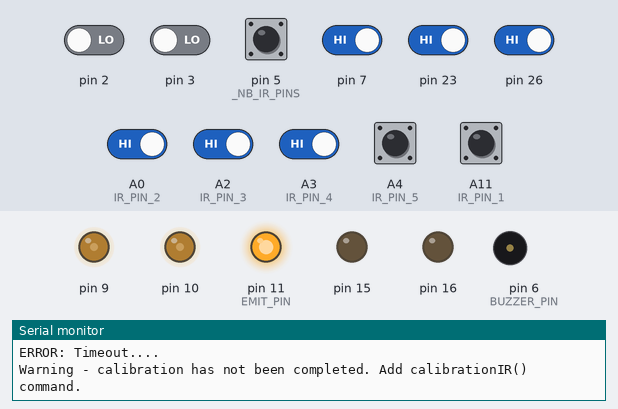
Bench run of a sketch on a simulated Arduino Mega 2560, built with avr-gcc and run on an emulated ATmega2560. Shown: output pins drawn as LEDs (lit = HIGH), buzzer (waves = sounding), the last lines printed to the serial monitor. The test bench sets the inputs (shaded band); at power-on: A0 (IR_PIN_2), A2 (IR_PIN_3), A3 (IR_PIN_4), A4 (IR_PIN_5), A11 (IR_PIN_1), pin 5 (_NB_IR_PINS), pin 7, pin 23, pin 26 HIGH, pin 2, pin 3 LOW.

Above: at 18.2 s.
18.3 s: A0 (IR_PIN_2) driven LOW
21.3 s: A0 (IR_PIN_2) driven HIGH
24.3 s: A2 (IR_PIN_3) driven LOW
At 24.95 s:
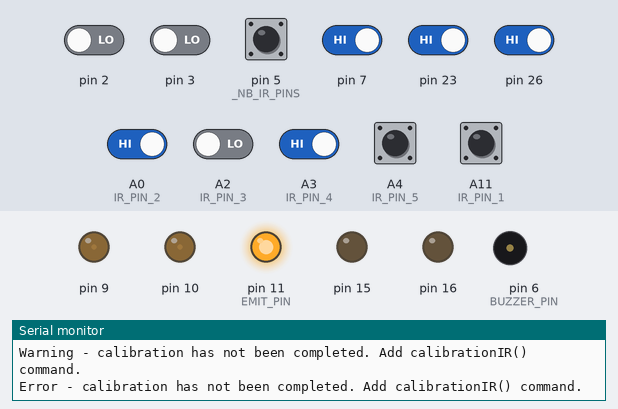
27.3 s: A2 (IR_PIN_3) driven HIGH
30.3 s: A3 (IR_PIN_4) driven LOW
At 30.63 s:
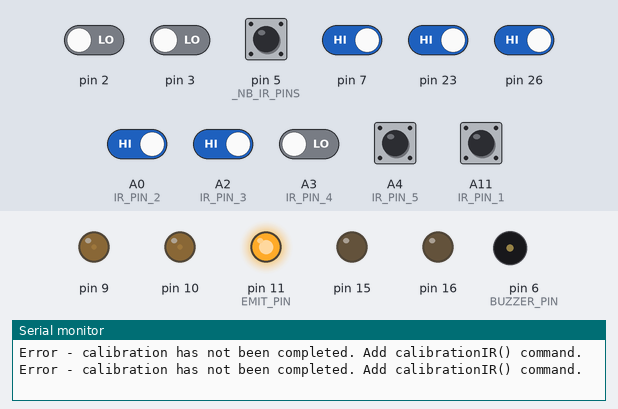
33.3 s: A3 (IR_PIN_4) driven HIGH
Timing chart, 0 to 36.8 s (numbered marks = the images above; inputs shaded):
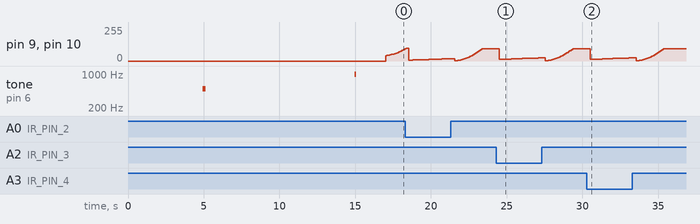

Measured:
- after the input at 24.3 s, pin 9, pin 10: 92/255 → 13/255 after 0.22 s, → 14/255 0.25 s later, → 15/255 0.35 s later, → 16/255 0.18 s later, … (12 changes in this stretch)
- after the input at 30.3 s, pin 9, pin 10: 92/255 → 13/255 after 0.21 s, → 14/255 0.25 s later, → 15/255 0.35 s later, → 16/255 0.18 s later, … (12 changes in this stretch)

The sketch:

Follow_the_line_v1.ino
```cpp
/*Follow the Line!
   Version 1 Solution to the line-following challenge
   03/11/2021
   Henry Hickson
*/

//Include relevent class files
#include "encoders.h"
#include "motors_v2.h"
#include "pid.h"
#include "kinematics_v2.h"
#include "IRSense.h"

//Setup relevent classes
Motors_c motors;
PID_c pidl;
PID_c pidr;
PID_c pidtheta;
PID_c pidline;
Kinematics_c kinematics;
IRSense linesensor;

//Motor parameters
int MAX_SPEED = 100;
int MIN_SPEED = -1;
float lpwm = 20;
float rpwm = 20;
float pwm_norm = 15;
int targetspeed = 4;

//Time parameters
unsigned long current_time = millis();
unsigned long timestep = 20;
unsigned long oldtime = 0;

//Kinematics parameters
long countnow_e0;
long countnow_e1;
long countold_e0 = 0;
long countold_e1 = 0;
float phir;                //radians right wheel turned per timestep
float phil;                //radians left wheel turned per timestep
float omegar;              //radians per second right wheel turned per timestep
float omegal;              //radians per second left wheel turned per timestep

//Wheel parameters
int wheel_r = 32 / 2;      //mm wheel radius - needs measuring to confirm
int l = 43;                //mm distance between wheel centrelines - needs measuring to confirm
float cpr = 358.3;         //counts per rev from pololu documentation
float radpc = (2 * PI) / cpr; //radians per count

//PID parameters
float speed_demand = 0;
float angle_demand = 0;
float PID_r;
float PID_l;
float PID_theta;
float PID_line;
float K_P_motor = 0.3;
float K_I_motor = 0.001;
float K_D_motor = 10;
float K_P_theta = 2;
float K_I_theta = 0.001;
float K_D_theta = 1;
float K_P_line = 30;
float K_I_line = 0.01;
float K_D_line = 0;

//Linesensor Parameters
byte sensor_select = 3;
byte EMIT_STATE = 1;
int IR_time_out = 5000;
float IR_output[5];
bool line_stat = false;
float gain = 50;
float IR_sensitivity = 0.01;

//FSM Parameters
int state = 1;
int line_gap = 12; //Length of the gap in the line challenge
float max_x_global = 1000; //Distance that the end is from the start
float x_local = 0;


void setup() {
  Serial.begin(9600);

  //Initiate classes
  motors.initiate(MIN_SPEED, MAX_SPEED);

  pidl.initiate();
  pidr.initiate();
  pidtheta.initiate();
  pidline.initiate();

  setupEncoder0();
  setupEncoder1();

  linesensor.initiate(sensor_select, EMIT_STATE, IR_time_out);
  linesensor.calibrateIR();
  delay(2000);
  resetpid();
}

void loop() {
  if (millis() - current_time > timestep) {
    kinematics.updateposition();
    updatestate();
    current_time = millis();
  }
}

void updatestate() {
  /*A function to update the Finite State Machine for the line following challenge.
    State 1: Find the line
    State 2: Follow the line
    State 3: Lost the line - re-find the line
    State 4: Lost the line - go home
    State 5: Found home - stop
  */
  if (state == 1) {
    findtheline();

  } else if (state == 2) {
    followtheline(gain, IR_sensitivity);
    linesensor.IRread(IR_output);

    if (IR_output[1] < 0.1 && IR_output[2] < 0.2 && IR_output[3] < 0.2 && kinematics.x_global < max_x_global) {
      resetpid();
      x_local = 0;
      state = 3;
    } else if (IR_output[1] < 0.2 && IR_output[2] < 0.2 && IR_output[3] < 0.2 && kinematics.x_global >= max_x_global) {
      resetpid();
      state = 4;
    }

  } else if (state == 3) {
      findtheline();
      kinematics.updateposition();
      x_local = x_local + kinematics.x_local;

    if (x_local > line_gap) {
      kinematics.updateposition();
      turntoangle(kinematics.theta - PI, 0.05);
      state = 1;
    }

  } else if (state == 4) {
    kinematics.updateposition();
    float homeangle = PI + (atan2(kinematics.y_global, kinematics.x_global));

    motors.stopMotors();
    resetpid();
    turntoangle(homeangle, 0.01);
    lpwm = pwm_norm;
    rpwm = pwm_norm;
    motors.setMotorPower(pwm_norm, pwm_norm);

    resetpid();
    state = 5;

  } else if  (state == 5) {
    while (kinematics.x_global > 0) {
      kinematics.updateposition();
      moveforward(targetspeed+10);
      delay(20);
    }
    motors.stopMotors();
  }

}

void findtheline() {
  /* Function to find the line in the initial instance
  */
  moveforward(targetspeed);
  linesensor.IRread(IR_output);
  if (IR_output[1] > 0.3 || IR_output[2] > 0.3 || IR_output[3] > 0.3) {
    followtheline(gain, IR_sensitivity);
    state = 2;
  }
}

void moveforward(int omega_target) {
  /* Function that uses motor PID controllers to ensure movement in a straight line
      Depenencies:
      - motors_v2.h
      - PID.h
  */
  updateomega();
  PID_r = pidr.update_pid(omega_target, omegar, K_P_motor, K_I_motor, K_D_motor);
  PID_l = pidl.update_pid(omega_target, omegal, K_P_motor, K_I_motor, K_D_motor);
  lpwm = lpwm + PID_l;
  rpwm = rpwm + PID_r;
  motors.setMotorPower(lpwm, rpwm);
}

void followtheline(float gain, float IR_sensitivity) {
  /* Function to follow a dark line on a lighter surface.
     The function identifies when the robot is moving away from the line, and adjusts
     motor power to reposition. Forward movement is included. pwm_norm must be set globally.
     Dependancies:
     - IRSense.h
     - motors_v2.h
     - PID.h
  */
  float e_l = linesensor.eline(); //weighted error from left to right side
  updateomega();
  PID_line = pidline.update_pid(0, e_l, K_P_line, K_I_motor, K_D_motor);
  PID_r = pidr.update_pid(targetspeed + PID_line*targetspeed, omegar, K_P_motor, K_I_motor, K_D_motor);
  PID_l = pidl.update_pid(targetspeed - PID_line*targetspeed, omegal, K_P_motor, K_I_motor, K_D_motor);
  rpwm = PID_r;
  lpwm = PID_l;
  motors.setMotorPower(lpwm, rpwm);
}

void turntoangle(float angle, float sensitivity) {
  /* Function to turn to a specific angle in the global coordinate system.
     This function matches an angle (in radians) to a given sensitivity.
     Dependancies:
     - kinematics_v2.h
     - motors_v2.h
     - PID.h - three PID controllers needed - heading, left wheel, right wheel
  */
  kinematics.updateposition();

  while (kinematics.theta < (angle - sensitivity) || kinematics.theta > (angle + sensitivity)) {
    if (millis() - current_time > 20) {
      kinematics.updateposition();
      PID_theta = pidtheta.update_pid(angle, kinematics.theta, K_P_theta, K_I_theta, K_D_theta);

      updateomega();
      PID_r = pidr.update_pid(0, (omegar + PID_theta), K_P_motor, K_I_motor, K_D_motor);
      PID_l = pidl.update_pid(0, (omegal - PID_theta), K_P_motor, K_I_motor, K_D_motor);
      lpwm = lpwm + PID_l;
      rpwm = rpwm + PID_r;
      motors.setMotorPower(lpwm, rpwm);

      current_time = millis();
    }
  }
  lpwm = pwm_norm;
  rpwm = pwm_norm;
}

void updateomega() {
  countnow_e0 = count_e0;
  countnow_e1 = count_e1;
  unsigned long timenow = millis();

  phir = (countnow_e0 - countold_e0) * radpc;
  phil = (countnow_e1 - countold_e1) * radpc;
  omegar = (phir / (timenow - oldtime)) * 1000;
  omegal = (phil / (timenow - oldtime)) * 1000;

  countold_e0 = countnow_e0;
  countold_e1 = countnow_e1;
  oldtime = timenow;
}

void resetpid() {
  pidtheta.resetvariables();
  pidr.resetvariables();
  pidl.resetvariables();
  lpwm = 0;
  rpwm = 0;
}
```

IRSense.h
```cpp
/*Class file for Pololu IR Sensor Control - v2
Author: Henry Hickson
Date: 14/10/21
References: Robotic Systems Lab Sheet 3 / 4
Notes:
- Updated to include calibration 14/10/21
- IR sensors work through a capacitor discharge method
- The capacitor is first loaded with charge (digitalWrite HIGH)
- It then discharges at a rate determined by the IR sensor
- More IR light, faster discharge
- There is a discharge threshold of 1.5v, at which point the digital switches to LOW
- This is analogue to digital conversion
- By measuring time taken to switch, we have a measure of IR reflected

Calibration:
- This works through the use of the IR read:
- The robot reads 50 values on the floor, then beeps
- On the first beep, the user should move the three sensors to over the line
- It will read 50 values on the line then beep again
- After the second beep it does the maths to produce si and bi
- the readings are then calibrated by minusing the bi (the baseline) and then multiplying by
  si

To initiate the user must first specify the following:
- Sensor_select - choose option 1, 2 or 3 for amount of sensors to use
- EMIT_STATE - turn IR LEDs on or off
- time_out - time out time on readings

Outputting e_l:
- e_l is a weighting from -1 to 1 which is the weighting of IR left to right of the front three IRs

Outputting direct readings:
- it is also possible to output direct readings for each sensor
- An input must be provided for this! An array of size 5 :)
*/

#ifndef _IRSense_h
#define _IRSense_h

class IRSense {
   public:
       #include "buzz.h"
       buzz buzz;

       #define IR_PIN_1 A11
       #define IR_PIN_2 A0
       #define IR_PIN_3 A2
       #define IR_PIN_4 A3
       #define IR_PIN_5 A4
       #define EMIT_PIN 11

       //Setup IR reading parameters
       byte _NB_IR_PINS = 5;
       int _IR_output[5];
       int _time_out;
       int ls_pin[5];
       unsigned long end_time[5];
       byte which;

       //Setup Calibration parameters:
       float _IR_calibrated[5];
       float _si[3]; //Currently calibration only works for the front three
       float _bi[3];
       int n = 50; //Number of datapoints for calibration

      IRSense() {
      }

      void initiate(byte sensor_select, byte EMIT_STATE, int time_out) {

          if(sensor_select == 1) {
            ls_pin[0] = IR_PIN_1;
            ls_pin[4] = IR_PIN_5;
            Serial.println("Outer sensors only ready to go");
          } else if (sensor_select == 2) {
            ls_pin[1] = IR_PIN_2;
            ls_pin[2] = IR_PIN_3;
            ls_pin[3] = IR_PIN_4;
            Serial.println("Inner sensors only ready to go");
          } else if (sensor_select == 3) {
            ls_pin[0] = IR_PIN_1;
            ls_pin[1] = IR_PIN_2;
            ls_pin[2] = IR_PIN_3;
            ls_pin[3] = IR_PIN_4;
            ls_pin[4] = IR_PIN_5;
            Serial.println("All sensors ready to go.");
          } else {
            Serial.println("Error: Sensor select must be 1 (outer sensors only), 2 (middle sensors only) or 3 (all sensors)");
            return;
          }

          _time_out = time_out;

          pinMode(11,OUTPUT);
          if (EMIT_STATE == 0 || EMIT_STATE == 1) {
            digitalWrite(11,EMIT_STATE);
          } else {
            Serial.println("Error: EMIT_STATE must be 0 (IR LED switched off) or 1 (IR LED switched on)");
          }
      }


      void calibrateIR() {
        int floor_IR_1[n];
        int floor_IR_2[n];
        int floor_IR_3[n];
        for (int i = 0; i < n; i++) {
          _IRread();
          floor_IR_1[i] = _IR_output[1];
          floor_IR_2[i] = _IR_output[2];
          floor_IR_3[i] = _IR_output[3];
        }
        Serial.println("Floor_done - move to line");
        buzz.beep_once(1000);
        delay(5000);

        //2 Move to line surface (the line) and repeat
        int line_IR_1[n];
        int line_IR_2[n];
        int line_IR_3[n];
        for (int i = 0; i < n; i++) {
          _IRread();
          line_IR_1[i] = _IR_output[1];
          line_IR_2[i] = _IR_output[2];
          line_IR_3[i] = _IR_output[3];
        }
        Serial.println("Line done");
        buzz.beep_once(500);

        //3 Derive the offset bias from the minimum white light reading
        _bi[0] = minarray(floor_IR_1);
        _bi[1] = minarray(floor_IR_2);
        _bi[2] = minarray(floor_IR_3);

        //4 Derive the scaling factor from the reading range (difference between min and max readings)
        _si[0] = 1.0000/(average(line_IR_1)-average(floor_IR_1));
        _si[1] = 1.0000/(average(line_IR_2)-average(floor_IR_2));
        _si[2] = 1.0000/(average(line_IR_3)-average(floor_IR_3));
      }


      //This function needs an input - a globally defined array of length 5. This will then be populated and
      //passed back.
      float* IRread(float ARRAY[5]) {
           bool done = false;
           unsigned long start_time = micros();

           for (which = 0; which < _NB_IR_PINS; which++) {
            if (ls_pin[which] != 0) {
                pinMode(ls_pin[which], OUTPUT);
                digitalWrite(ls_pin[which], HIGH);
                pinMode(ls_pin[which], INPUT);
                end_time[which] = start_time;
            }
           }

           delayMicroseconds(10);

           while (done == false) {
            for (which = 0; which < _NB_IR_PINS; which++) {
                if (digitalRead(ls_pin[which]) == 0 && end_time[which] == start_time) {
                    end_time[which] = micros();
                }
            }

            if (end_time[0] != start_time && end_time[1] != start_time && end_time[2] != start_time && end_time[3] != start_time && end_time[4] != start_time) {
             done=true;
            }

            if ((micros()-start_time) >= _time_out) {
             Serial.println("ERROR: Timeout....");
             done=true;
            }
           }

           //Check for calibration of forward sensors
           if (_bi[0] == 0) {
            Serial.println("Warning - calibration has not been completed. Add calibrationIR() command.");
            ARRAY[1] = (end_time[1]-start_time);
            ARRAY[2] = (end_time[2]-start_time);
            ARRAY[3] = (end_time[3]-start_time);
           }
           else {
            ARRAY[1] = (end_time[1]-start_time - _bi[0])*_si[0];
            ARRAY[2] = (end_time[2]-start_time - _bi[1])*_si[1];
            ARRAY[3] = (end_time[3]-start_time - _bi[2])*_si[2];
           }

           //Populate other IR sensor values
           ARRAY[0] = (end_time[0]-start_time);
           ARRAY[4] = (end_time[4]-start_time);

           return ARRAY;
        }


      //This is an internal IRread function, it is used within this class only, hence the underscore
      //The function is the same as the one above apart from it populates a class specific array and not a global one
      //This is then calibrated as per the calibration sequence
      int _IRread() {
           bool done = false;
           unsigned long start_time = micros();

           for (which = 0; which < _NB_IR_PINS; which++) {
            if (ls_pin[which] != 0) {
                pinMode(ls_pin[which], OUTPUT);
                digitalWrite(ls_pin[which], HIGH);
                pinMode(ls_pin[which], INPUT);
                end_time[which] = start_time;
            }
           }

           delayMicroseconds(10);

           while (done == false) {
            for (which = 0; which < _NB_IR_PINS; which++) {
                if (digitalRead(ls_pin[which]) == 0 && end_time[which] == start_time) {
                    end_time[which] = micros();
                }
            }

           if (end_time[0] != start_time && end_time[1] != start_time && end_time[2] != start_time && end_time[3] != start_time && end_time[4] != start_time) {
             done=true;
           }

           if ((micros()-start_time) >= _time_out) {
             Serial.println("ERROR: Timeout....");
             done=true;
           }
           }

           _IR_output[0] = (end_time[0]-start_time);
           _IR_output[1] = (end_time[1]-start_time);
           _IR_output[2] = (end_time[2]-start_time);
           _IR_output[3] = (end_time[3]-start_time);
           _IR_output[4] = (end_time[4]-start_time);

           if (_bi[0] == 0) {
            Serial.println("Error - calibration has not been completed. Add calibrationIR() command.");
           }
           else {
            _IR_calibrated[1] = (_IR_output[1] - _bi[0])*_si[0];
            _IR_calibrated[2] = (_IR_output[2] - _bi[1])*_si[1];
            _IR_calibrated[3] = (_IR_output[3] - _bi[2])*_si[2];
           }
        }


        //eline() returns a weighted line value for the front three sensors, this is useful for line following
        float eline() {
          if (_bi[0] == 0) {
            Serial.println("Error - calibration has not been completed. Add calibrationIR() command.");
           }
           else {
            _IRread();
            float total_activation = _IR_calibrated[1] + _IR_calibrated[2] + _IR_calibrated[3]; //Total of three forward sensor reading
            float w_L = (_IR_calibrated[1] + (_IR_calibrated[2]*0.5)) / total_activation; //Weight left side sensors
            float w_R = (_IR_calibrated[3] + (_IR_calibrated[2]*0.5)) / total_activation; //Weight right side sensors
            float e_l = w_R - w_L;
            if (total_activation == 0) {
              return 0;
            } else {
              return e_l;
            }
           }
        }


        float average(int myarray[50]) {
          int total = 0;
            for (int i = 0; i < (sizeof(myarray) / sizeof(myarray[0])); i++) {
              total += myarray[i];
           }
          return total/(sizeof(myarray) / sizeof(myarray[0]));
        }


      int minarray(int myarray[50]) {
        int minVal = myarray[0];
          for (int i = 0; i < (sizeof(myarray) / sizeof(myarray[0])); i++) {
            if (myarray[i] < minVal) {
              minVal = myarray[i];
            }
          }
        return minVal;
      }
 };

 #endif
```

buzz.h
```cpp
/*Class file for Pololu IR Sensor Control
Author: Henry Hickson
Date: 14/10/21
References: Robotic Systems Lab Sheet 1
*/

#ifndef _buzz_h
#define _buzz_h


class buzz {
   public:
      #define BUZZER_PIN 6

      buzz() {
        pinMode(BUZZER_PIN, OUTPUT);
      }

      void beep(int toggle_duration) {
  	digitalWrite(BUZZER_PIN, HIGH);
  	delayMicroseconds(toggle_duration);
  	digitalWrite(BUZZER_PIN, LOW);
  	delayMicroseconds(toggle_duration);
      }

  	void beep_once(int pitch) {
  	  for (int i = 0; i < 100; i++) {
  	     beep(pitch);
  	  }
  	}
 };

 #endif
```

Source omitted: encoders.h (9839 bytes), kinematics_v2.h (1939 bytes), motors_v2.h (1442 bytes), pid.h (2073 bytes)
